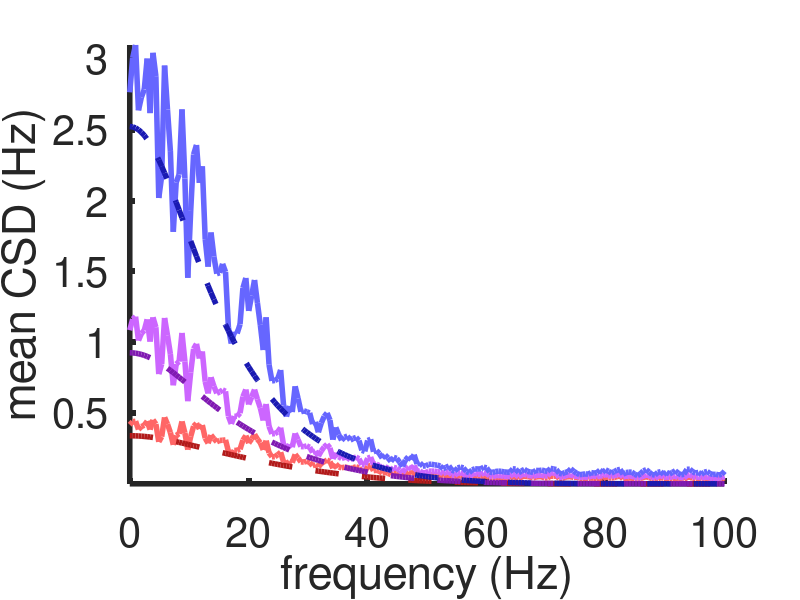
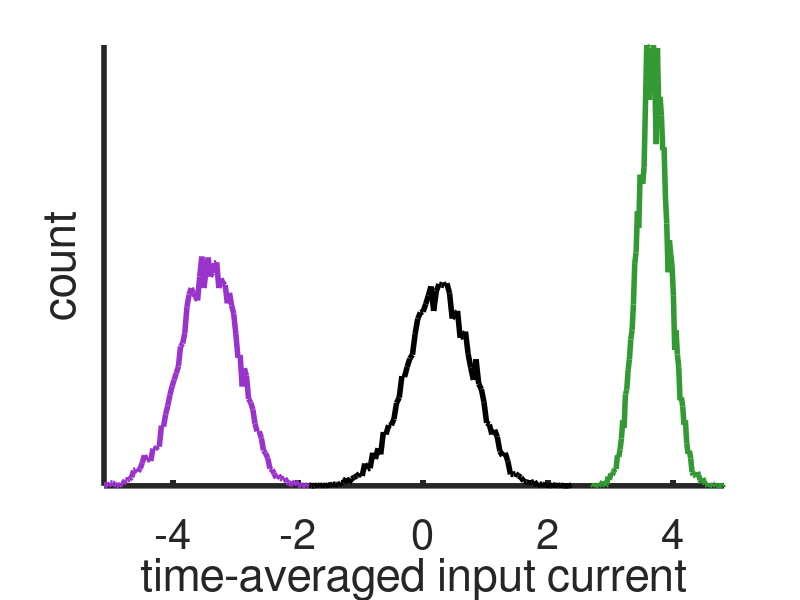
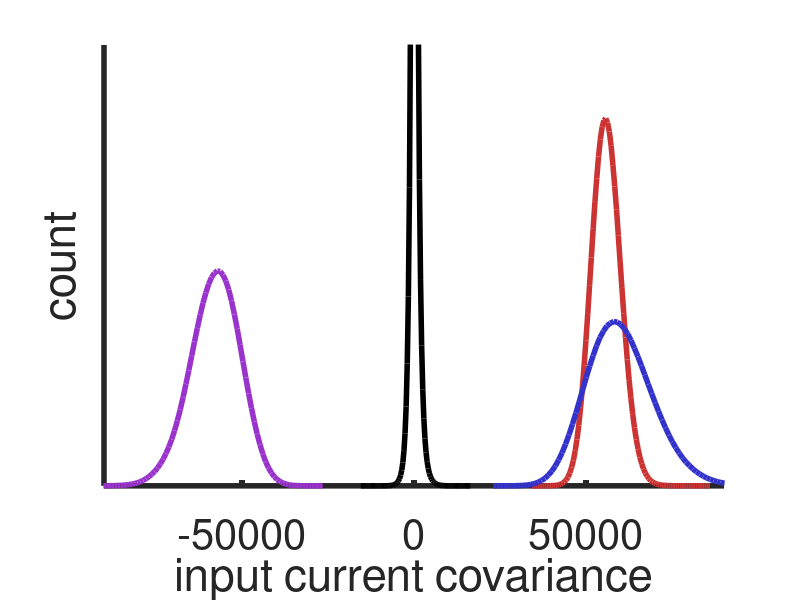

Reproduce these figures in MATLAB, in order.


clear
close all

lw=4;
fs=30;

RRclr=[.6 .2 .8];
XXclr=[.2 .6 .2];
XRclr=[.8 .6 .1];
IIclr=[0 0 0];

eeclr=[.8 .2 .2];
eiclr=[.6 .2 .8];
iiclr=[.2 .2 .8];

load Fig2CD4Dsim.mat

mSCorrAll

% Plot spike train CSDs
figure
plot(1000*F,1000*real(mCSDEE), 'LineWidth',lw, 'Color',eeclr+[.2 .2 .2])
hold on
plot(1000*F,1000*real(mCSDEI), 'LineWidth',lw, 'Color',eiclr+[.2 .2 .2])
plot(1000*F,1000*real(mCSDII), 'LineWidth',lw, 'Color',iiclr+[.2 .2 .2])
plot(1000*F,1000*real(SSee),'--', 'LineWidth',lw, 'Color',eeclr-[.1 .1 .1])
plot(1000*F,1000*real(SSei),'--', 'LineWidth',lw, 'Color',eiclr-[.1 .1 .1])
plot(1000*F,1000*real(SSii),'--', 'LineWidth',lw, 'Color',iiclr-[.1 .1 .1])
axis([0 100 -Inf Inf])
ylabel('mean CSD (Hz)')
xlabel('frequency (Hz)')
box off
set(gca,'LineWidth',lw)
set(gca,'FontSize',fs)
temp=get(gcf,'Position');
temp(3:4)=[500 400];
set(gcf,'Position',temp)


figure
plot(X_edges/winsize,X_hist, 'LineWidth',lw, 'Color',XXclr)
hold on
plot(R_edges/winsize,R_hist, 'LineWidth',lw, 'Color',RRclr)
plot(I_edges/winsize,I_hist, 'LineWidth',lw, 'Color',IIclr)
axis tight
xlabel('time-averaged input current')
ylabel('count')
temp=get(gcf,'Position');
temp(3:4)=[500 400];
set(gcf,'Position',temp)
set(gca,'YTick',[])
box off
set(gca,'LineWidth',lw)
set(gca,'FontSize',fs)


figure
plot( ee_edges,ee_hist, 'LineWidth',lw, 'Color',eeclr)
hold on
plot( ei_edges,ei_hist, 'LineWidth',lw, 'Color',eiclr)
plot( ii_edges,ii_hist, 'LineWidth',lw, 'Color',iiclr)
plot( II_edges,II_hist, 'LineWidth',lw, 'Color',IIclr)
%legend('XX','XR','RR','II (total)')
%set(gca,'xlim',[-802 802])
axis([-9e4 9e4 0 max(ee_hist)*1.2])
xlabel('input current covariance')
ylabel('count')
temp=get(gcf,'Position');
temp(3:4)=[500 400];
set(gcf,'Position',temp)
set(gca,'YTick',[])
box off
set(gca,'LineWidth',lw)
set(gca,'FontSize',fs)



